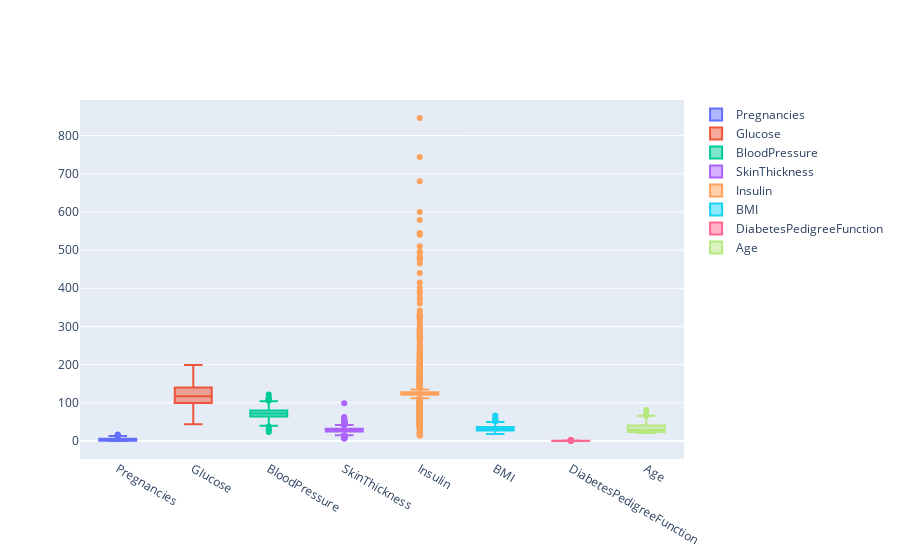

Notebook cell for this chart:
### Markdown cell above
#### <font color="orange"> 3.2.Numeric - Numeric Bivariate Analysis: </font>

### Code cell
fig = go.Figure()
my_cols = ['Pregnancies','Glucose','BloodPressure','SkinThickness',
           'Insulin','BMI','DiabetesPedigreeFunction','Age']
for col in my_cols:
    fig.add_trace(go.Box(y=df1[col], name=f'{col}'))
fig.show()

### Figure 1 — Plotly figure (JSON) as saved in the notebook; plotly's stock layout.template omitted (floating-point values rounded to 4 significant figures; data arrays with more than 128 entries replaced by an {"elided": "..."} marker saying what was removed)
{"data": [{"name": "Pregnancies", "type": "box", "y": {"elided": "768 int values"}}, {"name": "Glucose", "type": "box", "y": {"elided": "768 int values"}}, {"name": "BloodPressure", "type": "box", "y": {"elided": "768 float values"}}, {"name": "SkinThickness", "type": "box", "y": {"elided": "768 int values"}}, {"name": "Insulin", "type": "box", "y": {"elided": "768 int values"}}, {"name": "BMI", "type": "box", "y": {"elided": "768 float values"}}, {"name": "DiabetesPedigreeFunction", "type": "box", "y": {"elided": "768 float values"}}, {"name": "Age", "type": "box", "y": {"elided": "768 int values"}}], "layout": {"autosize": true, "xaxis": {"autorange": true, "range": [-0.5, 7.5], "type": "category"}, "yaxis": {"autorange": true, "range": [-47.0, 893], "type": "linear"}}}
